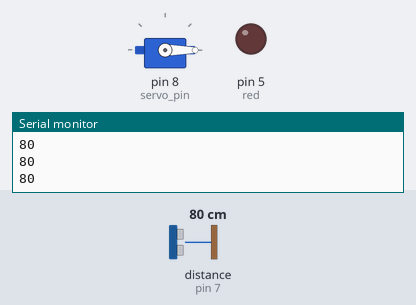
A sketch run on a simulated Arduino Uno, built with avr-gcc and run on an emulated ATmega328P. Shown: servo, output pins drawn as LEDs (lit = HIGH), the last lines printed to the serial monitor. Wiring (inferred from the names in the program): ultrasonic range finder: trigger pin 10; echo pin 7. Inputs (shaded band) come from the test bench; at power-on: distance to the obstacle (sensor on pin 7) 80 cm. The echo pulse lasts 58.3 µs per cm; pins used as bus, display or sensor lines are not drawn.

Above: at 1.2 s.
1.3 s: distance to the obstacle (sensor on pin 7) set to 2 cm
At 1.7 s:
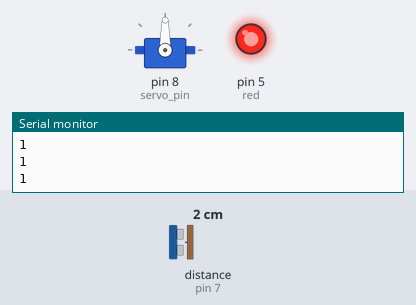
2.8 s: distance to the obstacle (sensor on pin 7) set to 27 cm
4.3 s: distance to the obstacle (sensor on pin 7) set to 34 cm
At 5.4 s:
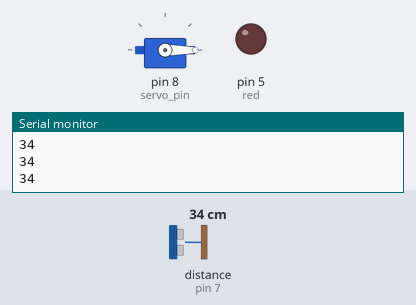
5.8 s: distance to the obstacle (sensor on pin 7) set to 4 cm
At 6.5 s:
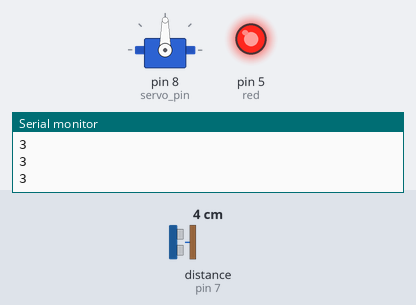
Timing chart, 0 to 8.3 s (numbered marks = the images above; inputs shaded):
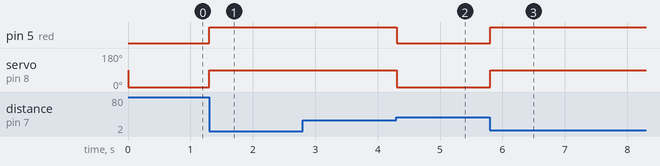

Measured:
- the behaviour switches between 30 and 31 cm on distance to the obstacle (sensor on pin 7) (found by bisection; images 1 and 2)
- after the input at 1.3 s, pin 5 (red): LOW → HIGH at once; servo on pin 8 (servo_pin): 0° → 90° at once
- after the input at 4.3 s, pin 5 (red): HIGH → LOW at once; servo on pin 8 (servo_pin): 90° → 0° at once
- after the input at 5.8 s, pin 5 (red): LOW → HIGH at once; servo on pin 8 (servo_pin): 0° → 90° at once

The sketch:

Project_Smart_Dustbin_by_Arduino_uno_R3.ino
```cpp
// C++ code
//
#include<Servo.h>
int distance_function(int Trig,int Echo);
int servo_pin=8;
int Trig=10;
int Echo=7;
int distance;
int red=5;
Servo myServo;
void setup()
{
  Serial.begin(9600);
  pinMode(Trig,OUTPUT);
  pinMode(Echo,INPUT);
  pinMode(red,OUTPUT);
  myServo.attach(servo_pin);
}
void loop()
{
 int value=distance_function(Trig,Echo);
  Serial.println(value);
  if(value<=30)

  {
    digitalWrite(red,HIGH);
    myServo.write(90);


  }

  else

  {
    digitalWrite(red,LOW);
    myServo.write(0);


  }


}

int distance_function(int Trig,int Echo)
{
  digitalWrite(Trig,LOW);
  delayMicroseconds(1);
  digitalWrite(Trig,HIGH);
  delayMicroseconds(1);
  digitalWrite(Trig,LOW);
  delayMicroseconds(1);
  int duration=pulseIn(Echo,HIGH);
  distance=(0.0347*duration)/2;
    return distance;
}

  
```
